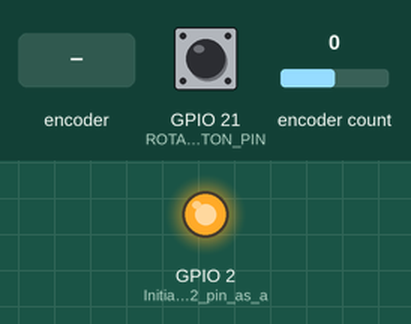
Recording of a program running on a simulated ESP32. Parts: output pins drawn as LEDs (lit = HIGH). Inputs (shaded band) come from the test bench; at power-on: encoder count 0, GPIO 21 (ROTARY_ENCODER_BUTTON_PIN) HIGH. WiFi joins after 1.5 s; servers stay silent unless stated; network time is answered at once with the bench clock; the local clock reads 2024-03-15 10:24:30 at power-on unless the program sets it; random numbers use the default seed unless the program sets one; no MQTT or app messages arrive unless stated; what the program prints to the serial monitor is not drawn.

Above: at 0.2 s.
At 2.8 s:
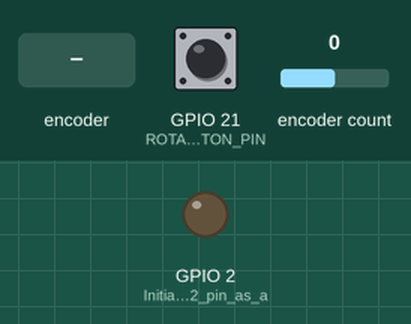
2.9 s: encoder count set to 1
4.4 s: rotary encoder on GPIO 21 (ROTARY_ENCODER_BUTTON_PIN) / GPIO 22 (ROTARY_ENCODER_B_PIN) turned 1 step (first pin leading)
Timing chart, 0 to 7.4 s (numbered marks = the images above; inputs shaded):
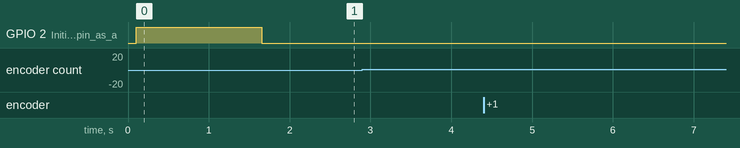

The program:

main.cpp
```cpp
#include <Arduino.h>
#include <WiFi.h>
#include <PubSubClient.h>
#include <ArduinoJson.h>
#include <ArduinoJson.hpp>
#include <NTPClient.h>
#include <WiFiUdp.h>
#include "AiEsp32RotaryEncoder.h"

bool isRotoryButtonOn = false;
WiFiUDP ntpUDP;
NTPClient timeClient(ntpUDP);

const char *ssid = "ssid";
const char *password = "pass";
const char *mqtt_server_ip = "serverip";
const int mqtt_server_port = 1883;

WiFiClient espClient;
PubSubClient mqttClient(espClient);

void turnOnBlueLed();
void turnOffBlueLed();

void reconnectToMqtt();
void sendButtonPressToServer(bool isOn);
void sendRotoryValueToServer(int value);

void configure();
void configureWiFi();
void configureMqtt();

#define ROTARY_ENCODER_A_PIN 23
#define ROTARY_ENCODER_B_PIN 22
#define ROTARY_ENCODER_BUTTON_PIN 21
#define ROTARY_ENCODER_VCC_PIN -1
#define ROTARY_ENCODER_STEPS 1

AiEsp32RotaryEncoder rotaryEncoder = AiEsp32RotaryEncoder(ROTARY_ENCODER_A_PIN, ROTARY_ENCODER_B_PIN, ROTARY_ENCODER_BUTTON_PIN, ROTARY_ENCODER_VCC_PIN, ROTARY_ENCODER_STEPS);

void rotary_onButtonClick()
{
  static unsigned long lastTimePressed = 1; // Soft debouncing
  if (isRotoryButtonOn)
  {
    sendButtonPressToServer(true);
    isRotoryButtonOn = false;
  }
  else
  {
    sendButtonPressToServer(false);
    isRotoryButtonOn = true;
  }
}

void rotary_loop()
{
  // dont print anything unless value changed
  if (rotaryEncoder.encoderChanged())
  {
    sendRotoryValueToServer(rotaryEncoder.readEncoder());
  }
  if (rotaryEncoder.isEncoderButtonClicked())
  {
    rotary_onButtonClick();
  }
}

void IRAM_ATTR readEncoderISR()
{
  rotaryEncoder.readEncoder_ISR();
}

void setup()
{
  Serial.begin(115200);
  delay(100);
  pinMode(2, OUTPUT); // Initialize GPIO2 pin as an output

  configure();
  timeClient.begin();

  rotaryEncoder.begin();
  rotaryEncoder.setup(readEncoderISR);
  rotaryEncoder.setBoundaries(0, 100, false);
  rotaryEncoder.setAcceleration(0);
}

void loop()
{
  rotary_loop();

  timeClient.forceUpdate();
}

void turnOnBlueLed()
{
  digitalWrite(2, HIGH); // Turn the LED off by making the voltage HIGH
}

void turnOffBlueLed()
{
  digitalWrite(2, LOW);
}

void configure()
{
  turnOnBlueLed();

  configureWiFi();
  configureMqtt();

  turnOffBlueLed();
}

void configureWiFi()
{

  WiFi.mode(WIFI_STA); // Optional
  WiFi.begin(ssid, password);
  Serial.print("\nConnecting to wifi.");

  while (WiFi.status() != WL_CONNECTED)
  {
    Serial.print(".");
    delay(100);
  }

  Serial.println("\nConnected to the WiFi network");
  Serial.print("Local ESP32 IP: ");
  Serial.println(WiFi.localIP());
}

void configureMqtt()
{
  mqttClient.setServer(mqtt_server_ip, mqtt_server_port);
  reconnectToMqtt();
}

void reconnectToMqtt()
{
  // Loop until we're reconnected
  while (!mqttClient.connected())
  {
    Serial.println("Attempting MQTT connection...");
    // Create a random client ID
    String clientId = "ESP32Client-";
    clientId += String(random(0xffff), HEX);
    // Attempt to connect
    if (mqttClient.connect(clientId.c_str()))
    {
      Serial.println("Successfully connected to MQTT server");
    }
    else
    {
      Serial.println("failed, rc=");
      Serial.print(mqttClient.state());
      delay(5000);
    }
  }
}

void sendButtonPressToServer(bool isOn)
{
  if (!mqttClient.connected())
  {
    reconnectToMqtt();
  }
  Serial.println("Reporting button press");
  Serial.println(mqttClient.state());

  StaticJsonDocument<120> json;
  char buttonOutput[120];
  json["isOn"] = isOn;
  json["timeStamp"] = timeClient.getEpochTime();
  serializeJson(json, buttonOutput);
  mqttClient.publish("/home/sensors/button", buttonOutput);
}

void sendRotoryValueToServer(int value)
{
  if (!mqttClient.connected())
  {
    reconnectToMqtt();
  }
  Serial.println("Reporting rotary data");
  StaticJsonDocument<120> json;
  char buttonOutput[120];
  json["value"] = value;
  json["timeStamp"] = timeClient.getEpochTime();
  serializeJson(json, buttonOutput);
  mqttClient.publish("/home/sensors/rotory", buttonOutput);
}
```

Measured:
- after the input at 2.9 s, every drawn part: stays the same
- after the input at 4.4 s, every drawn part: stays the same
